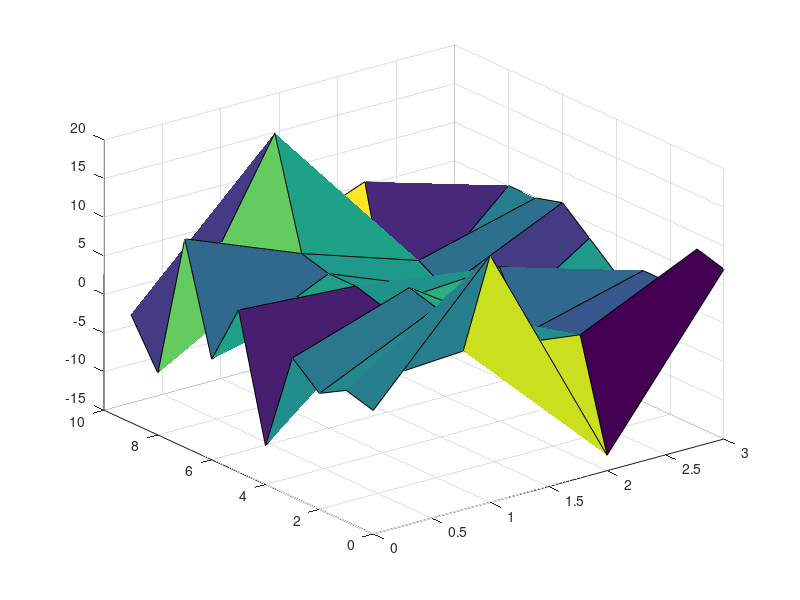

Source code (MATLAB):
%Tiny Baby Feedforward Network
weights=randi([-5,6],8,4);
outputs=[];
for Z = 1:10
    inputs=randi([0,1],8,1);
    output=inputs'*weights;
    outputs=[outputs;output];
end
outputs=vertcat(outputs);
x=0:3;
y=0:9;
[xs,ys]=meshgrid(x,y);
surf(xs,ys,outputs)